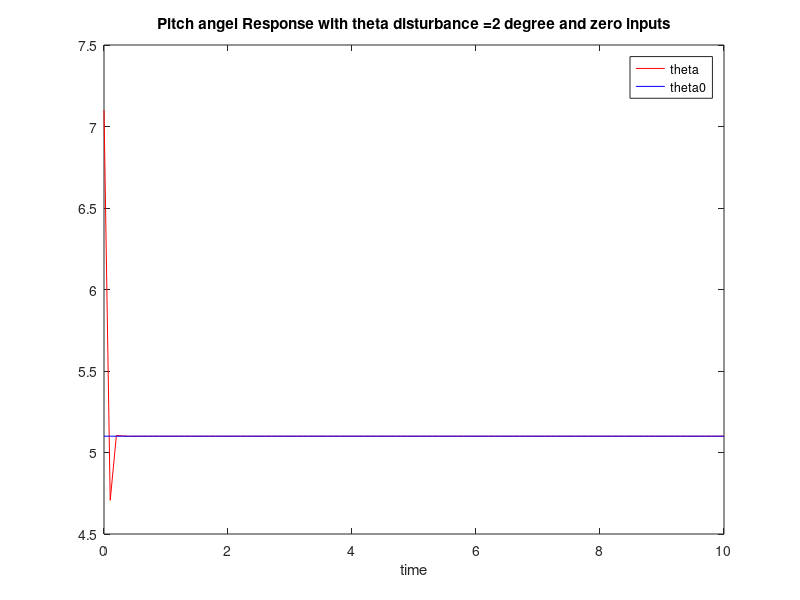
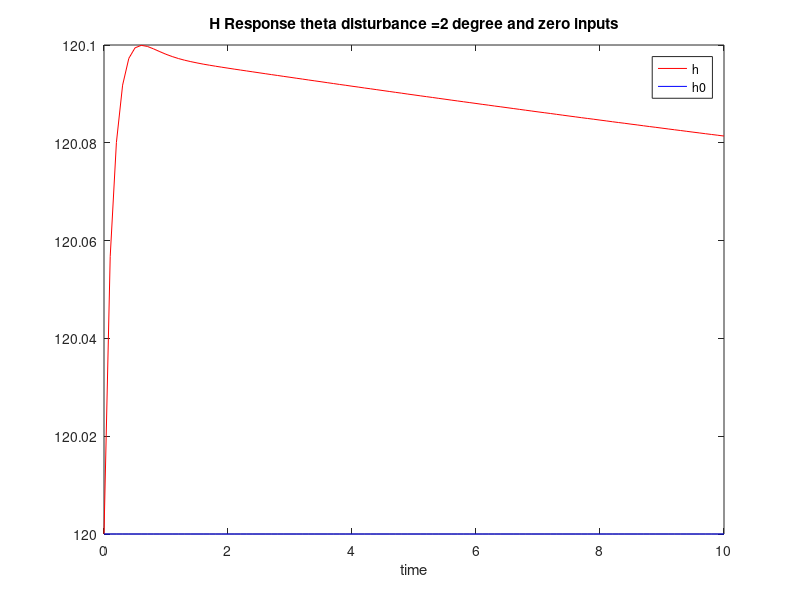
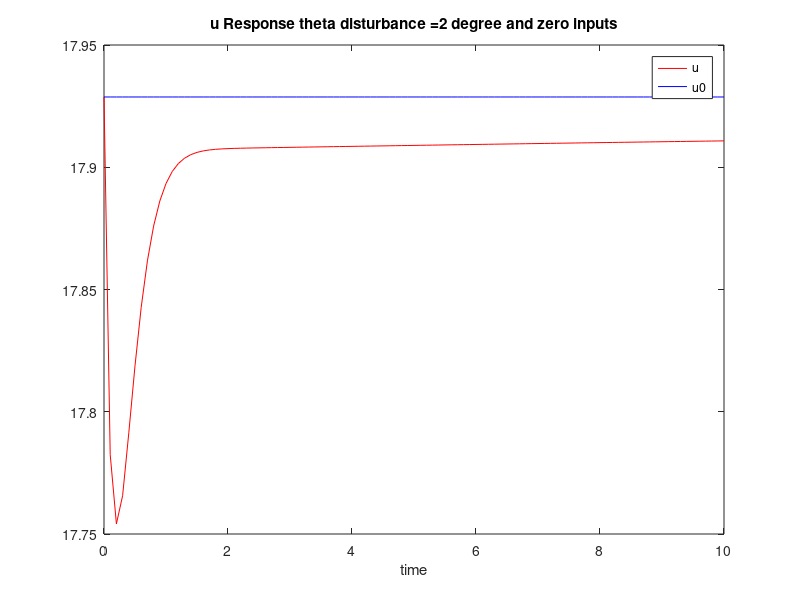

Recreate these plots in MATLAB, in order.

%Inputs to the NON_LINEAR_AicraftModel simulink
clear;clc
%------Gravity------
g=9.81;

%Mass Properties
mass=4;
Ix =0.6465;
Iy =0.3048;
Iz =0.9359;
Ixz=0.0006584;

%-----------Trim Conditions-------------%
Phi0=0;            %in rad
Theta0=5.1*pi/180; %in rad
Epsi0=0;           %in rad
V0=18;             %resultant
u0=sqrt(V0^2/(1+(tan(Theta0))^2));
v0=0;
w0=u0*tan(Theta0);
p0=0;
q0=0;
r0=0;
d_elevator0=-0.6319*pi/180;
d_Thrust0=5;       %0.8749; % 0.8749
d_rudder0=0;
d_aileron0=0;
w_d0=0;
X0=mass*g*sin(Theta0);
Y0=-mass*g*cos(Theta0)*sin(Phi0);
Z0=-mass*g*cos(Theta0)*cos(Phi0);

%-----------Initial Conditions-------------
Phi_initial=Phi0;%+(2*pi/180);
Theta_initial=Theta0+(2*pi/180);
Epsi_initial=Epsi0;%+(2*pi/180);
u_initial=u0;
v_initial=v0;
w_initial=w0;
p_initial=0;
q_initial=0;
r_initial=0;
d_elevatori=d_elevator0;

%initial_position
Xe0=0; 
Ye0=0;
Ze0=120;%%%%%%%%%%%%%%%%%%%%%%%%%%%%%%%%%%% inital value, edit this
Hi=120; %%%%%%fixed desired value

%Airplane Properties
S=0.471;      %Wing Area
b=1.7;        %Wing Span
c=0.28;       %Mean Wing Chord
%Stability derivatives

%---------------- X force--------------------
CX0=-0.0094304;
CXu=-(0.158*0)-0.0094304;
CX_alpha=(0.42565-0.21544);

CXe=0;
CXt=1;

%---------------- Y force--------------------
CYB=-0.16533;
CYp=-0.00068802; %sign change
CYr=0.15502;     %sign Charge

CY_aileron=0.023693;
CY_rudder=-0.10317;   %sign Change12 %%%%%%%whyyyyy

%---------------- Z force--------------------
CZ0=-0.42565;
CZu=-((0.052968^2)/(1-(0.052968)^2))*0.42565;
CZ_alpha=-(4.8375+0.0094304);
CZ_alpha_dot=1.3359;    %lt/c=2.5
CZq=-7.3583;     %-(-9.96/2.5)*2*u0/c;

CZe=-0.56118; 
CZt=0;

%---------------- L Moment--------------------
CLb=0.029196;    %signChange2
CLp=-0.44965;
CLr=0.0067709;

CL_rudder=0.003592;
CL_aileron=0.32935;    %SignChange2

%---------------- M Moment--------------------
CMu=0.158*0;
CM_alpha=-0.1651;
CM_alpha_dot=-6.5034;
CMq=-11.7782;

CMe=-1.3977; 
CMt=0;%0.18;%%%%%%aaaa ddddddddd%%%%%%%%%%%%%%%%%%%%%%%%%%%%%%%%%%%%%%%%%%%%%%

%---------------- N Moment--------------------
CNB=0.066996;    %sign Change
CNp=-0.030754;
CNr=-0.064937;

CN_rudder=-0.045652;
CN_aileron=0.036215;   %SignChange2

%--------------State space-------------------

Q0 = 196.1738447509;

Xu = Q0*S/(mass*u0)*(2*CX0+CXu);
Xw = Q0*S/(mass*u0)*CX_alpha;
%Xe = Q0*S/(mass)*CXe;
Xe = Q0*S*CXe; % edited no differernce%
%Xt = Q0*S/(mass)*CXt;
Xt = Q0*S*CXt; % edited %

Zu = Q0*S/(mass*u0)*(2*CZ0+CZu);
Zw = Q0*S/(mass*u0)*CZ_alpha;
Zw_d = Q0*S*c/(mass*2*u0^2)*CZ_alpha_dot;
Zq = Q0*S*c/(mass*2*u0)*CZq;
Ze = Q0*S/(mass)*CZe; % done without -%
%Zt = Q0*S/(mass)*CZt; 
Zt = Q0*S*CZt; % edited no differernce%

Mu = Q0*S*c/(Iy*u0)*CMu;
Mw = Q0*S*c/(Iy*u0)*CM_alpha;
Mw_d = Q0*S*c^2/(2*Iy*u0^2)*CM_alpha_dot;
Mq = Q0*S*c^2/(2*Iy*u0)*CMq;
Me = Q0*S*c/(Iy)*CMe;
%Mt = Q0*S*c/(Iy)*CMt;
Mt = Q0*S*c*CMt; % edited no difference%

A_long=[ Xu                    Xw              0              -g*cos(Theta0)            0;...
         Zu                    Zw              u0             -g*sin(Theta0)            0;...
         Mu+Mw_d*Zu            Mw+Mw_d*Zw      Mq+Mw_d*u0          0                    0;...
         0                     0               1                   0                    0;...                           
         -sin(Theta0)       -cos(Theta0)        0        u0*cos(Theta0)+w0*sin(Theta0)   0   ];

B_long=[ Xe         CXt;...
         Ze         0;...
         Me         0;...
         0          0;...
         0          0]; 
     
longi = [ u_initial; w_initial; q_initial; Theta_initial; Ze0];
longd=[u0; w0; q0; Theta0; Hi; 0];

 C_long=[0 0 0 1 0];
 D_long=zeros(5,2);
 cc=ones(1,5) ;
 
 %%100*[1 0 0 0 0; 0 1 0 0 0; 0 0 1 0 0 ; 0 0 0 100 0; 0 0 0 0 100];
 %%100*[1/(u0+1)^2 0 0 0 0; 0 1/(w0+1)^2 0 0 0; 0 0 1/(0.1+q0)^2 0 0 ; 0 0 0 1/(0.1+Theta0)^2 0; 0 0 0 0 1/(0.5+Hi)^2];
 %%1000*[1/(u0+0)^2 0 0 0 0; 0 1/(w0+0)^2 0 0 0; 0 0 1/(0.1+q0)^2 0 0 ; 0 0 0 100/(0+Theta0)^2 0; 0 0 0 0 1/(0+Hi)^2];
 Q_long= 1000*[1/(u0+0)^2 0 0 0 0; 0 1/(w0+0)^2 0 0 0; 0 0 1/(100+q0)^2 0 0 ; 0 0 0 100/(0+Theta0)^2 0; 0 0 0 0 1/(0+Hi)^2]
 

 R_long=[1000 0;...
         0 1];
 
 K_long=lqr(A_long, B_long,Q_long,R_long);
 
 %%%state space with refrence tracking:
 A_long_hat=[A_long  zeros(5,1) ;...
            -C_long    0 ];

 B_long_hat=[B_long;
             zeros(1,2)];
 C_long_hat=eye(6);
 D_long_hat=zeros(6,2);
 e_longi = longd- [longi; 0];   %[ 0; 0; 0; -2*pi/180; 0; 0];
 
%%%LQR:
%%% u; w; q; Theta; h; error theta
%% 100*[1 0 0 0 0 0; 0 1 0 0 0 0; 0 0 1 0 0 0; 0 0 0 10 0 0; 0 0 0 0 10 0; 0 0 0 0 0 100];
 Q_long_hat= 1000*[1/(u0+0.1)^2 0 0 0 0 0; 0 1/(w0+0.1)^2 0 0 0 0; 0 0 1/(1+q0)^2 0 0 0; 0 0 0 10/(0.1+Theta0)^2 0 0; 0 0 0 0 10/(0.1+Hi)^2 0; 0 0 0 0 0 100/(0.01)^2]


 %K_long_reglator=lqr(A_long, B_long,Q_long,R_long);
 K_long_hat=lqr(A_long_hat, B_long_hat,Q_long_hat,R_long);
 K=K_long_hat(:,1:5);
 Ki=-K_long_hat(:,6);
 
%K_long =K_hat_long;
%K_long(:,6) = [];
%Ki_long=K_hat_long(:,6);

%%%Closed loop system
% reglator_sys = ss((A_long - B_long*K_long), B_long, C_long, D_long);
 sys = ss((A_long_hat - B_long_hat* K_long_hat), B_long_hat, C_long_hat, D_long_hat);

%%% simulation
%(1) Simulation without theta disturbance =2 degree with input zero signal 
 t=0:0.1:10;
u_input=[zeros(1,numel(t));zeros(1,numel(t))];
ff=d_elevatori+zeros(1,numel(t));
kk =d_Thrust0+zeros(1,numel(t));
%u_input=[ff;kk];


[Y,T,e]=lsim(sys,u_input,t,e_longi);
%[y,t,x] = initial(sys, x0, t);
%[y,t,e] = step(sys, t);
figure(1)
plot(t,Theta0*180/pi-e(:,4)*180/pi,'r',t,Theta0*180/pi+zeros(1,numel(t)),'b')
title('Pitch angel Response with theta disturbance =2 degree and zero inputs')
xlabel('time') 
legend('theta','theta0')

figure(2)
plot(t,Ze0-e(:,5),'r',t,Ze0+zeros(1,numel(t)),'b')
title('H Response theta disturbance =2 degree and zero inputs')
xlabel('time') 
legend('h','h0')

figure(3)
plot(t,u0-e(:,1),'r',t,u0+zeros(1,numel(t)),'b')
title('u Response theta disturbance =2 degree and zero inputs')
xlabel('time') 
legend('u','u0')







%%-------------- Lateral LQR------------------

lati = [ v_initial; p_initial; r_initial; Phi_initial; Epsi_initial];
latd=[v0; p0; r0; Phi0; Epsi0; 0];

YB  = Q0*S*CYB/mass;
Yp  = Q0*S*b*CYp/(2*mass*u0);
Yr  = Q0*S*b*CYr/(2*mass*u0);
Yda = Q0*S*CY_aileron/mass;
Ydr = Q0*S*CY_rudder/mass;

NB  = Q0*S*b*CNB/Iz;
Np  = Q0*S*b^2*CNp/(2*Ix*u0);%%%%
Nr  = Q0*S*b^2*CNr/(2*Ix*u0);
Nda = Q0*S*b*CN_aileron/Iz;
Ndr = Q0*S*b*CN_rudder/Iz;

LB  = Q0*S*b*CLb/Ix;
%Lv= Q0*S*b*CLb/(Iz*u0);
Lp  = Q0*S*b^2*CLp/(2*Ix*u0);%%%%
Lr  = Q0*S*b^2*CLr/(2*Ix*u0);
Lda = Q0*S*b*CL_aileron/Ix;
Ldr = Q0*S*b*CL_rudder/Ix;

dem= 1-Ixz^2/(Ix*Iz);
LB_star= LB/dem;
%Lv_star=Lv/dem;
Lp_star= Lp/dem;
Lr_star= Lr/dem;
Lda_star= Lda/dem;
Ldr_star= Ldr/dem;

NB_star= NB/dem;
Np_star= Np/dem;
Nr_star= Nr/dem;
Nda_star= Nda/dem;
Ndr_star= Ndr/dem;

A21 = LB_star + Ixz/Ix*NB_star;
A22 = Lp_star + Ixz/Ix*Np_star;
A23 = Lr_star + Ixz/Ix*Nr_star;
A31 = NB_star + Ixz/Iz*LB_star;
A32 = Np_star + Ixz/Iz*Lp_star;
A33 = Nr_star + Ixz/Iz*Lr_star;

% states[ beta,p,r,phi,epsi]
A_lat= [YB        Yp      -(u0-Yr)   g*cos(Theta0)   0;...
        A21       A22       A23        0             0;...
        A31       A32       A33        0             0;...
        0         1         0          0             0;...
        0         0         1          0             0];
    
B21=Lda_star+Ixz/Ix*Nda_star;
B22=Ldr_star+Ixz/Ix*Ndr_star;
B31=Nda_star+Ixz/Iz*Lda_star;
B32=Ndr_star+Ixz/Iz*Ldr_star;

% aileron, rudder
B_lat=[0        Ydr;...
       B21      B22;...
       B31      B32;...
       0        0;...
       0        0];
 C_lat=[0 0 0 1 0 ];
 D_lat=zeros(5,2);
 
 Q_lat=2*[1 0 0 0 0;...
        0 1 0 0 0;...
        0 0 1 0 0;...
        0 0 0 1 0;...
        0 0 0 0 1];
  R_lat=[1 0;...
         0 1];
  K_lat=lqr(A_lat, B_lat,Q_lat,R_lat);
  
%%%state space with refrence tracking:
  A_lat_hat=[A_lat  zeros(5,1) ;...
             -C_lat    0 ];

 B_lat_hat=[B_lat;
             zeros(1,2)];
 C_lat_hat=eye(6);
 D_lat_hat=zeros(6,2);
 e_lati = latd-[lati;0]; %[ 0; 0; 0; -2*pi/180; 0; 0];

% %%%LQR:
 Q_lat_hat=[1 0 0 0  0    0;...
         0 1 0 0  0    0;...
         0 0 1 0  0    0;...
         0 0 0 10 0    0;...
         0 0 0 0  10   0;...
         0 0 0 0  0  100];


 %K_lat_reglator=lqr(A_lat, B_lat,Q_lat,R_lat);
 K_lat_hat=lqr(A_lat_hat, B_lat_hat,Q_lat_hat,R_lat);

 %%%Closed loop system
 % reglator_sys = ss((A_lat - B_lat*K_lat), B_lat, C_lat, D_lat);
  sys_lat = ss((A_lat_hat - B_lat_hat* K_lat_hat), B_lat_hat, C_lat_hat, D_lat_hat);


% %%% simulation
% %(1) Simulation without theta disturbance =2 degree with input zero signal 
 t_lat=0:0.1:10;
 u_lat_input=[zeros(1,numel(t_lat));zeros(1,numel(t_lat))];
%u_lat_input=[d_elevatori +zeros(1,numel(t_lat));d_Thrust0+zeros(1,numel(t_lat))];

[Y_lat,T_lat,e_lat]=lsim(sys_lat,u_lat_input,t,e_lati);
%[y,t,x] = initial(sys, x0, t);
%[y,t,e] = step(sys, t);
%figure(4)
%plot(t,Phi0-e_lat(:,4)*180/pi,'r',t,Phi0*180/pi+zeros(1,numel(t_lat)),'b')
%title('Roll angel Response with phi disturbance =2 degree and zero inputs')
%xlabel('time') 
%legend('Phi','Phi0')

%figure(5)
%plot(t,Epsi0-e_lat(:,5),'r',t,Epsi0+zeros(1,numel(t_lat)),'b')
%title('Epsi Response with Roll disturbance =2 degree and zero inputs')
%xlabel('time') 
%legend('Epsi','Epsi0')



%% Plotting responses for sideslip angle
% % Run response to initial condition
% lati=[v_initial; p_initial; r_initial; Phi_initial; Epsi_initial];
% [y,t,x] = initial(sys_lat, lati, 400);
% figure;
% plot(t,y(:,1));
% title('System Response to intial conditions');
% 
% % Run response after controller
% [y,t,x] = initial(sys_lat_C, lati, 400);
% figure;
% plot(t,y(:,1));
% title('System Response to intial conditions with LQR Controller');

